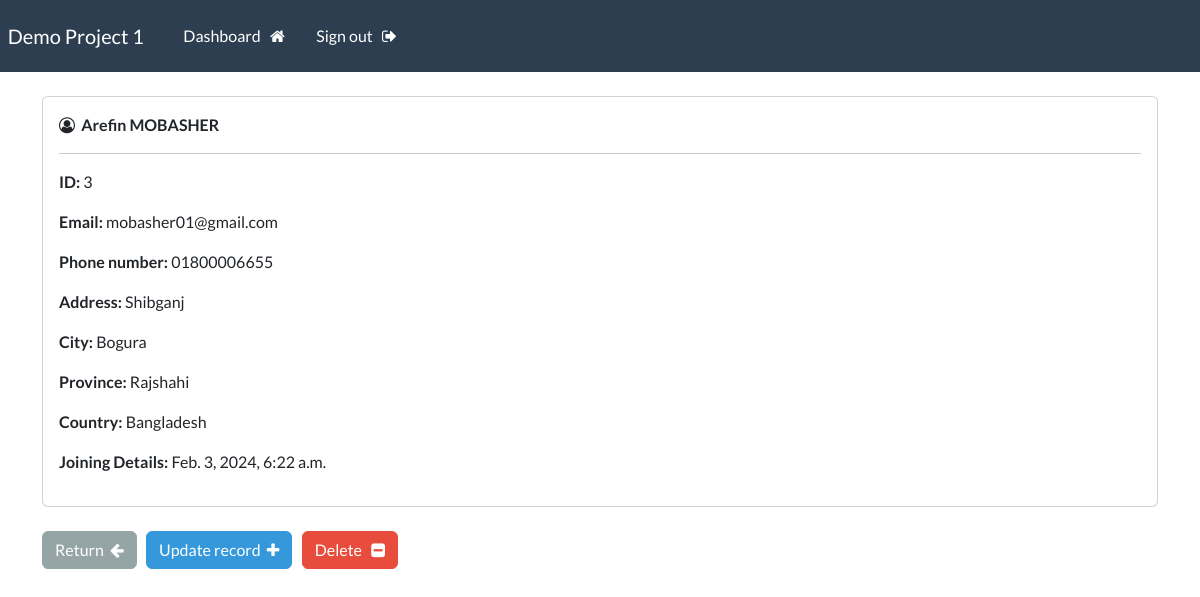
Screenshot of /record/3 (signed in) with the database file from the repository.
### webapp/models.py (models this page shows, shortened)
class Record(models.Model):
    creation_date = models.DateTimeField(auto_now_add=True)
    first_name = models.CharField(max_length=100)
    last_name = models.CharField(max_length=100)
    email = models.CharField(max_length=255) #EmailField
    phone = models.CharField(max_length=20)
    address = models.CharField(max_length=300)
    city = models.CharField(max_length=250, blank=True)
    province = models.CharField(max_length=225)
    country = models.CharField(max_length=80)

### webapp/views.py (the view)
# urls.py: path('record/<int:pk>', views.singular_record, name="record"),
@login_required(login_url='my-login')
def singular_record(request,pk):
    all_records = Record.objects.get(id=pk)
    context = {'record':all_records}
    return render (request,"webapp/view-record.html", context=context)

### webapp/templates/webapp/view-record.html (shortened to what this page needs)
{% extends "webapp/base.html" %}
{% block content %}
<div class="card">
    <div class="card-body">
        <i class="fa fa-user-circle-o" aria-hidden="true"></i>&nbsp;
        <strong >
            {{record.first_name}}
            {{record.last_name|upper}}
        </strong>
        <hr>
        <p> <strong> ID: </strong> {{record.id}} </p>
        <p> <strong> Email: </strong> {{record.email}}</p>
        <p><strong>Phone number:</strong> {{record.phone}}</p>
        <p><strong>Address:</strong> {{record.address}}</p>
        <p><strong>City:</strong> {{record.city}}</p>
        <p><strong>Province:</strong> {{record.province}}</p>
        <p><strong>Country:</strong> {{record.country}}</p>
        <p><strong>Joining Details:</strong> {{record.creation_date}}</p>
    </div>
</div>
<br>
<a href="{% url 'dashboard' %}"class="btn btn-secondary" >Return &nbsp;<i class="fa fa-arrow-left" aria-hidden="true"></i> </a>
<a href="{% url 'update-record' record.id %}" class="btn btn-info">Update record &nbsp;<i class="fa fa-plus" aria-hidden="true"></i></a>
<a href="{% url 'delete-record' record.id %}" class="btn btn-danger">Delete &nbsp; <i class="fa fa-minus-square" aria-hidden="true"></i></a>
{% endblock content %}

### rows the page displays
Record: first_name "Arefin", last_name "MOBASHER", id "3", email "mobasher01@gmail.com", phone "01800006655", address "Shibganj", city "Bogura", province "Rajshahi", country "Bangladesh", creation_date "Feb. 3, 2024, 6:22 a.m."
